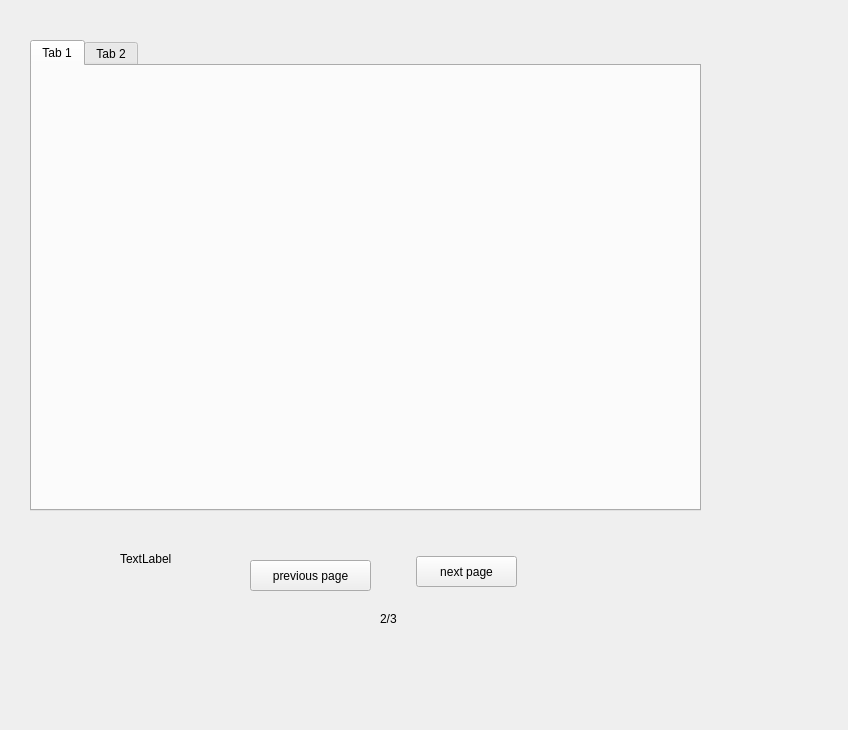
<?xml version="1.0" encoding="UTF-8"?>
<ui version="4.0">
 <class>Form</class>
 <widget class="QWidget" name="Form">
  <property name="geometry">
   <rect>
    <x>0</x>
    <y>0</y>
    <width>848</width>
    <height>730</height>
   </rect>
  </property>
  <property name="windowTitle">
   <string>Form</string>
  </property>
  <widget class="QStackedWidget" name="stackedWidget">
   <property name="geometry">
    <rect>
     <x>20</x>
     <y>20</y>
     <width>731</width>
     <height>621</height>
    </rect>
   </property>
   <property name="currentIndex">
    <number>1</number>
   </property>
   <widget class="QWidget" name="page">
    <widget class="QListWidget" name="listWidget">
     <property name="geometry">
      <rect>
       <x>50</x>
       <y>10</y>
       <width>341</width>
       <height>281</height>
      </rect>
     </property>
    </widget>
    <widget class="QLineEdit" name="lineEdit">
     <property name="geometry">
      <rect>
       <x>50</x>
       <y>350</y>
       <width>431</width>
       <height>81</height>
      </rect>
     </property>
     <property name="text">
      <string/>
     </property>
    </widget>
    <widget class="QPushButton" name="pushButton">
     <property name="geometry">
      <rect>
       <x>500</x>
       <y>350</y>
       <width>191</width>
       <height>81</height>
      </rect>
     </property>
     <property name="text">
      <string>PushButton</string>
     </property>
    </widget>
    <widget class="QLabel" name="label">
     <property name="geometry">
      <rect>
       <x>310</x>
       <y>590</y>
       <width>67</width>
       <height>17</height>
      </rect>
     </property>
     <property name="text">
      <string>1/3</string>
     </property>
    </widget>
    <widget class="QPushButton" name="next_page">
     <property name="geometry">
      <rect>
       <x>340</x>
       <y>530</y>
       <width>101</width>
       <height>31</height>
      </rect>
     </property>
     <property name="text">
      <string>next page</string>
     </property>
    </widget>
    <widget class="QPushButton" name="previous_page">
     <property name="geometry">
      <rect>
       <x>174</x>
       <y>534</y>
       <width>121</width>
       <height>31</height>
      </rect>
     </property>
     <property name="text">
      <string>previous page</string>
     </property>
    </widget>
   </widget>
   <widget class="QWidget" name="page_2">
    <widget class="QLabel" name="label_2">
     <property name="geometry">
      <rect>
       <x>360</x>
       <y>590</y>
       <width>67</width>
       <height>17</height>
      </rect>
     </property>
     <property name="text">
      <string>2/3</string>
     </property>
    </widget>
    <widget class="QPushButton" name="previous_page_2">
     <property name="geometry">
      <rect>
       <x>230</x>
       <y>540</y>
       <width>121</width>
       <height>31</height>
      </rect>
     </property>
     <property name="text">
      <string>previous page</string>
     </property>
    </widget>
    <widget class="QPushButton" name="next_page_2">
     <property name="geometry">
      <rect>
       <x>396</x>
       <y>536</y>
       <width>101</width>
       <height>31</height>
      </rect>
     </property>
     <property name="text">
      <string>next page</string>
     </property>
    </widget>
    <widget class="QLabel" name="label_4">
     <property name="geometry">
      <rect>
       <x>100</x>
       <y>530</y>
       <width>67</width>
       <height>17</height>
      </rect>
     </property>
     <property name="text">
      <string>TextLabel</string>
     </property>
    </widget>
    <widget class="QTabWidget" name="tabWidget">
     <property name="geometry">
      <rect>
       <x>10</x>
       <y>20</y>
       <width>671</width>
       <height>471</height>
      </rect>
     </property>
     <widget class="QWidget" name="tab">
      <attribute name="title">
       <string>Tab 1</string>
      </attribute>
      <widget class="QLabel" name="label_5">
       <property name="geometry">
        <rect>
         <x>10</x>
         <y>10</y>
         <width>291</width>
         <height>401</height>
        </rect>
       </property>
       <property name="text">
        <string/>
       </property>
       <property name="pixmap">
        <pixmap resource="img.qrc">:/newPrefix/14205317bc35bf89d2e67af2db323788557bac33.png</pixmap>
       </property>
       <property name="scaledContents">
        <bool>true</bool>
       </property>
      </widget>
     </widget>
     <widget class="QWidget" name="tab_2">
      <attribute name="title">
       <string>Tab 2</string>
      </attribute>
     </widget>
    </widget>
   </widget>
   <widget class="QWidget" name="page_3">
    <widget class="QLabel" name="label_3">
     <property name="geometry">
      <rect>
       <x>350</x>
       <y>580</y>
       <width>67</width>
       <height>17</height>
      </rect>
     </property>
     <property name="text">
      <string>3/3</string>
     </property>
    </widget>
    <widget class="QPushButton" name="previous_page_3">
     <property name="geometry">
      <rect>
       <x>240</x>
       <y>530</y>
       <width>121</width>
       <height>31</height>
      </rect>
     </property>
     <property name="text">
      <string>previous page</string>
     </property>
    </widget>
    <widget class="QPushButton" name="next_page_3">
     <property name="geometry">
      <rect>
       <x>406</x>
       <y>526</y>
       <width>101</width>
       <height>31</height>
      </rect>
     </property>
     <property name="text">
      <string>next page</string>
     </property>
    </widget>
   </widget>
  </widget>
 </widget>
 <resources>
  <include location="img.qrc"/>
 </resources>
 <connections/>
</ui>
